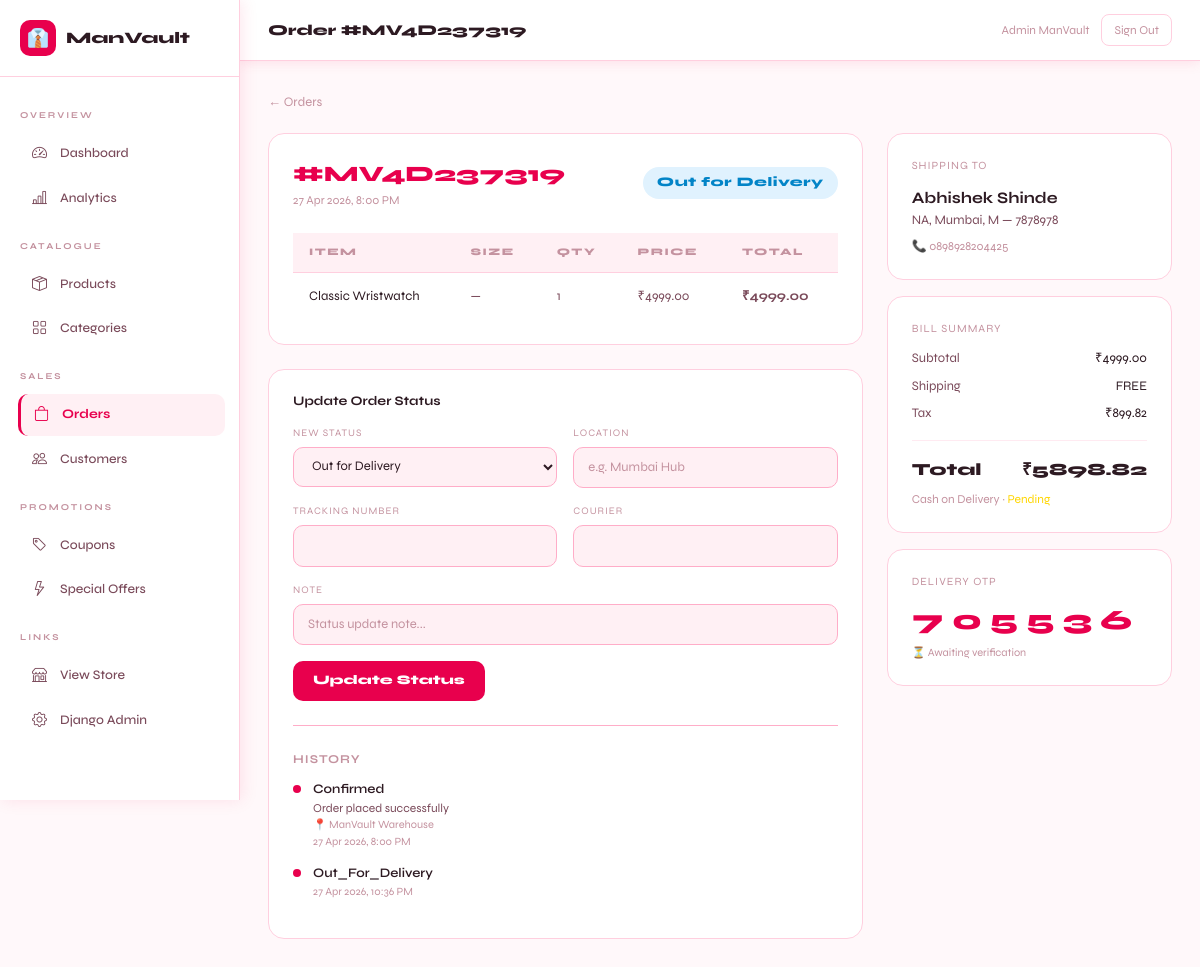
Page /dashboard/orders/MV4D237319/ (signed in) on the committed database.
### orders/models.py (models this page shows, shortened)
class Order(models.Model):
    STATUS_CHOICES = [
        ('pending','Pending'),
        ('confirmed','Confirmed'),
        ('processing','Processing'),
        ('packed','Packed'),
        ('shipped','Shipped'),
        ('out_for_delivery','Out for Delivery'),
        ('delivered','Delivered'),
        ('cancelled','Cancelled'),
        ('return_requested','Return Requested'),
        ('returned','Returned'),
        ('refund_initiated','Refund Initiated'),
        ('refunded','Refunded'),
    ]
    PAYMENT_METHODS = [('cod','Cash on Delivery'),('online','Online Payment'),('wallet','Wallet')]
    PAYMENT_STATUS = [('pending','Pending'),('paid','Paid'),('failed','Failed'),('refunded','Refunded')]
    order_number = models.CharField(max_length=20, unique=True, blank=True)
    user = models.ForeignKey(User, on_delete=models.CASCADE, related_name='orders', null=True, blank=True)
    shipping_name = models.CharField(max_length=100)
    shipping_phone = models.CharField(max_length=15)
    shipping_address = models.TextField()
    shipping_city = models.CharField(max_length=100)
    shipping_state = models.CharField(max_length=100)
    shipping_pincode = models.CharField(max_length=10)
    subtotal = models.DecimalField(max_digits=10, decimal_places=2)
    shipping_charge = models.DecimalField(max_digits=6, decimal_places=2, default=0)
    coupon_discount = models.DecimalField(max_digits=8, decimal_places=2, default=0)
    offer_discount = models.DecimalField(max_digits=8, decimal_places=2, default=0)
    loyalty_discount = models.DecimalField(max_digits=8, decimal_places=2, default=0)
    tax = models.DecimalField(max_digits=8, decimal_places=2, default=0)
    total = models.DecimalField(max_digits=10, decimal_places=2)
    coupon = models.ForeignKey(Coupon, on_delete=models.SET_NULL, null=True, blank=True)
    loyalty_points_used = models.PositiveIntegerField(default=0)
    loyalty_points_earned = models.PositiveIntegerField(default=0)
    payment_method = models.CharField(max_length=20, choices=PAYMENT_METHODS, default='cod')
    payment_status = models.CharField(max_length=20, choices=PAYMENT_STATUS, default='pending')
    payment_id = models.CharField(max_length=100, blank=True)
    status = models.CharField(max_length=25, choices=STATUS_CHOICES, default='pending')
    notes = models.TextField(blank=True)
    tracking_number = models.CharField(max_length=50, blank=True)
    courier_name = models.CharField(max_length=100, blank=True)
    estimated_delivery = models.DateField(null=True, blank=True)
    delivery_otp = models.CharField(max_length=6, blank=True)
    delivery_otp_verified = models.BooleanField(default=False)
    return_reason = models.TextField(blank=True)
    invoice_number = models.CharField(max_length=20, blank=True)
    created_at = models.DateTimeField(auto_now_add=True)
    updated_at = models.DateTimeField(auto_now=True)
    delivered_at = models.DateTimeField(null=True, blank=True)
    class Meta: ordering = ['-created_at']

class OrderItem(models.Model):
    order = models.ForeignKey(Order, on_delete=models.CASCADE, related_name='items')
    product = models.ForeignKey(Product, on_delete=models.SET_NULL, null=True)
    product_name = models.CharField(max_length=200)
    variant = models.ForeignKey(ProductVariant, on_delete=models.SET_NULL, null=True, blank=True)
    size = models.CharField(max_length=20, blank=True)
    color = models.CharField(max_length=50, blank=True)
    quantity = models.PositiveIntegerField()
    price = models.DecimalField(max_digits=10, decimal_places=2)
    discount_applied = models.DecimalField(max_digits=8, decimal_places=2, default=0)
    is_returned = models.BooleanField(default=False)
    return_reason = models.TextField(blank=True)
    @property
    def subtotal(self):
        return (self.price - self.discount_applied) * self.quantity

class OrderStatusLog(models.Model):
    order = models.ForeignKey(Order, on_delete=models.CASCADE, related_name='logs')
    status = models.CharField(max_length=25)
    note = models.TextField(blank=True)
    location = models.CharField(max_length=200, blank=True)
    created_at = models.DateTimeField(auto_now_add=True)
    class Meta: ordering = ['created_at']

### accounts/models.py (models this page shows, shortened)
class User(AbstractUser):
    phone = models.CharField(max_length=15, blank=True)
    avatar = models.ImageField(upload_to='avatars/', blank=True, null=True)
    date_of_birth = models.DateField(blank=True, null=True)
    gender = models.CharField(max_length=10, choices=[('M','Male'),('F','Female'),('O','Other')], blank=True)
    email_verified = models.BooleanField(default=False)
    is_google_account = models.BooleanField(default=False)
    loyalty_points = models.PositiveIntegerField(default=0)

### dashboard/views.py (the view, shortened to what this page needs)
# urls.py: path('orders/<str:order_number>/', views.order_detail, name='order_detail'),
@staff_member_required
def order_detail(request, order_number):
    order = get_object_or_404(Order, order_number=order_number)
    logs = order.logs.all()
    return render(request, 'dashboard/orders/detail.html', {
        'order': order, 'logs': logs, 'statuses': Order.STATUS_CHOICES,
    })

### templates/dashboard/orders/detail.html (shortened to what this page needs)
{% extends 'dashboard/base.html' %}{% block title %}Order #{{ order.order_number }}{% endblock %}{% block page_title %}Order #{{ order.order_number }}{% endblock %}
{% block content %}
<a href="{% url 'dashboard:orders' %}" style="font-size:13px;color:var(--tx3);display:inline-flex;gap:6px;margin-bottom:20px">← Orders</a>
<div class="row g-4">
  <div class="col-lg-8">
    <div class="stat-card p-4 mb-4">
      <div class="d-flex justify-content-between align-items-center mb-4 flex-wrap gap-2">
        <div><div style="font-size:22px;font-weight:800;color:var(--acc)">#{{ order.order_number }}</div><div style="font-size:12px;color:var(--tx3)">{{ order.created_at|date:"d M Y, g:i A" }}</div></div>
        <span class="badge-status s-{{ order.status }}" style="font-size:13px;padding:6px 14px">{{ order.get_status_display }}</span>
      </div>
      <table class="mv-table">
        <thead><tr><th>Item</th><th>Size</th><th>Qty</th><th>Price</th><th>Total</th></tr></thead>
        <tbody>
          {% for item in order.items.all %}
          <tr><td style="color:var(--tx)">{{ item.product_name }}</td><td>{{ item.size|default:"—" }}</td><td>{{ item.quantity }}</td><td>₹{{ item.price }}</td><td style="font-weight:700">₹{{ item.subtotal }}</td></tr>
          {% endfor %}
        </tbody>
      </table>
    </div>
    <div class="stat-card p-4">
      <h6 style="font-size:13px;font-weight:700;margin-bottom:16px">Update Order Status</h6>
      <form method="POST">
        <div class="row g-3">
          <div class="col-md-6"><label style="font-size:10px;color:var(--tx3);letter-spacing:1px;text-transform:uppercase;display:block;margin-bottom:6px">New Status</label>
            <select name="status" class="mv-input">{% for val,lbl in statuses %}<option value="{{ val }}" {% if order.status == val %}selected{% endif %}>{{ lbl }}</option>{% endfor %}</select></div>
          <div class="col-md-6"><label style="font-size:10px;color:var(--tx3);letter-spacing:1px;text-transform:uppercase;display:block;margin-bottom:6px">Location</label><input type="text" name="location" placeholder="e.g. Mumbai Hub" class="mv-input"></div>
          <div class="col-md-6"><label style="font-size:10px;color:var(--tx3);letter-spacing:1px;text-transform:uppercase;display:block;margin-bottom:6px">Tracking Number</label><input type="text" name="tracking_number" value="{{ order.tracking_number }}" class="mv-input"></div>
          <div class="col-md-6"><label style="font-size:10px;color:var(--tx3);letter-spacing:1px;text-transform:uppercase;display:block;margin-bottom:6px">Courier</label><input type="text" name="courier_name" value="{{ order.courier_name }}" class="mv-input"></div>
          <div class="col-12"><label style="font-size:10px;color:var(--tx3);letter-spacing:1px;text-transform:uppercase;display:block;margin-bottom:6px">Note</label><input type="text" name="note" placeholder="Status update note..." class="mv-input"></div>
        </div>
        <button type="submit" class="mv-btn mt-3">Update Status</button>
      </form>
      {% if logs %}
      <div style="margin-top:24px;padding-top:24px;border-top:1px solid var(--brd)">
        <div style="font-size:12px;font-weight:700;color:var(--tx3);margin-bottom:12px;text-transform:uppercase;letter-spacing:1px">History</div>
        {% for log in logs %}
        <div style="display:flex;gap:12px;margin-bottom:14px">
          <div style="width:8px;height:8px;background:var(--acc);border-radius:50%;flex-shrink:0;margin-top:5px"></div>
          <div><div style="font-size:13px;font-weight:600;color:var(--tx)">{{ log.status|title }}</div>{% if log.note %}<div style="font-size:12px;color:var(--tx2)">{{ log.note }}</div>{% endif %}{% if log.location %}<div style="font-size:11px;color:var(--tx3)">📍 {{ log.location }}</div>{% endif %}<div style="font-size:11px;color:var(--tx3)">{{ log.created_at|date:"d M Y, g:i A" }}</div></div>
        </div>{% endfor %}
      </div>
      {% endif %}
    </div>
  </div>
  <div class="col-lg-4">
    <div class="stat-card p-4 mb-3">
      <div style="font-size:11px;color:var(--tx3);letter-spacing:1px;text-transform:uppercase;margin-bottom:12px">Shipping To</div>
      <div style="font-weight:700">{{ order.shipping_name }}</div>
      <div style="font-size:13px;color:var(--tx2);line-height:1.6">{{ order.shipping_address }}, {{ order.shipping_city }}, {{ order.shipping_state }} — {{ order.shipping_pincode }}</div>
      <div style="font-size:12px;color:var(--tx3);margin-top:6px">📞 {{ order.shipping_phone }}</div>
    </div>
    <div class="stat-card p-4 mb-3">
      <div style="font-size:11px;color:var(--tx3);letter-spacing:1px;text-transform:uppercase;margin-bottom:12px">Bill Summary</div>
      <div class="d-flex justify-content-between mb-2" style="font-size:13px"><span style="color:var(--tx2)">Subtotal</span><span>₹{{ order.subtotal }}</span></div>
      <div class="d-flex justify-content-between mb-2" style="font-size:13px"><span style="color:var(--tx2)">Shipping</span><span>{% if order.shipping_charge %}₹{{ order.shipping_charge }}{% else %}FREE{% endif %}</span></div>
      <div class="d-flex justify-content-between mb-2" style="font-size:13px"><span style="color:var(--tx2)">Tax</span><span>₹{{ order.tax }}</span></div>
      <hr style="border-color:var(--brd)">
      <div class="d-flex justify-content-between" style="font-size:17px;font-weight:800"><span>Total</span><span>₹{{ order.total }}</span></div>
      <div style="font-size:12px;color:var(--tx3);margin-top:8px">{{ order.get_payment_method_display }} · <span style="color:{% if order.payment_status == 'paid' %}var(--acc){% else %}#FFD600{% endif %}">{{ order.get_payment_status_display }}</span></div>
    </div>
    {% if order.delivery_otp %}
    <div class="stat-card p-4">
      <div style="font-size:11px;color:var(--tx3);letter-spacing:1px;text-transform:uppercase;margin-bottom:8px">Delivery OTP</div>
      <div style="font-size:28px;font-weight:800;letter-spacing:8px;color:var(--acc)">{{ order.delivery_otp }}</div>
      <div style="font-size:11px;color:var(--tx3);margin-top:4px">{% if order.delivery_otp_verified %}✅ Verified{% else %}⏳ Awaiting verification{% endif %}</div>
    </div>
    {% endif %}
  </div>
</div>
{% endblock %}

### templates/dashboard/base.html (shortened to what this page needs)
<!DOCTYPE html>
<html lang="en">
<head>
<link href="https://cdn.jsdelivr.net/npm/bootstrap@5.3.0/dist/css/bootstrap.min.css" rel="stylesheet"/>
<link href="https://cdn.jsdelivr.net/npm/bootstrap-icons@1.11.0/font/bootstrap-icons.css" rel="stylesheet"/>
</head>
<body>
<div class="sidebar">
  <div class="sidebar-logo">
    <div class="icon">👔</div>
    <span>ManVault</span>
  </div>
  <div style="padding:12px 8px;flex:1">
    <div class="sidebar-section">Overview</div>
    <a href="{% url 'dashboard:home' %}" class="{% if request.resolver_match.url_name == 'home' %}active{% endif %}">
      <i class="bi bi-speedometer2"></i> Dashboard
    </a>
    <a href="{% url 'dashboard:analytics' %}" class="{% if request.resolver_match.url_name == 'analytics' %}active{% endif %}">
      <i class="bi bi-bar-chart-line"></i> Analytics
    </a>
    <div class="sidebar-section">Catalogue</div>
    <a href="{% url 'dashboard:products' %}" class="{% if 'product' in request.resolver_match.url_name %}active{% endif %}">
      <i class="bi bi-box-seam"></i> Products
    </a>
    <a href="{% url 'dashboard:categories' %}" class="{% if 'categor' in request.resolver_match.url_name %}active{% endif %}">
      <i class="bi bi-grid"></i> Categories
    </a>
    <div class="sidebar-section">Sales</div>
    <a href="{% url 'dashboard:orders' %}" class="{% if 'order' in request.resolver_match.url_name %}active{% endif %}">
      <i class="bi bi-bag"></i> Orders
    </a>
    <a href="{% url 'dashboard:customers' %}" class="{% if 'customer' in request.resolver_match.url_name %}active{% endif %}">
      <i class="bi bi-people"></i> Customers
    </a>
    <div class="sidebar-section">Promotions</div>
    <a href="{% url 'dashboard:coupons' %}" class="{% if 'coupon' in request.resolver_match.url_name %}active{% endif %}">
      <i class="bi bi-tag"></i> Coupons
    </a>
    <a href="{% url 'dashboard:offers' %}" class="{% if 'offer' in request.resolver_match.url_name %}active{% endif %}">
      <i class="bi bi-lightning"></i> Special Offers
    </a>
    <div class="sidebar-section">Links</div>
    <a href="{% url 'store:home' %}" target="_blank"><i class="bi bi-shop"></i> View Store</a>
    <a href="/admin/"><i class="bi bi-gear"></i> Django Admin</a>
  </div>
</div>
<div class="main">
  <div class="top-bar">
    <div class="top-bar-title">{% block page_title %}Dashboard{% endblock %}</div>
    <div style="display:flex;align-items:center;gap:12px">
      <div style="font-size:12px;color:var(--tx3)">{{ request.user.get_full_name|default:request.user.username }}</div>
      <a href="{% url 'accounts:logout' %}"
         style="font-size:12px;color:var(--tx3);border:1.5px solid var(--brd2);
                border-radius:8px;padding:6px 12px;transition:all .2s"
         onmouseover="this.style.borderColor='var(--acc)';this.style.color='var(--acc)'"
         onmouseout="this.style.borderColor='var(--brd2)';this.style.color='var(--tx3)'">
        Sign Out
      </a>
    </div>
  </div>
  <div class="content">
    {% block content %}{% endblock %}
  </div>
</div>
</body>
</html>

### rows in the picture
Order: order_number "MV4D237319", created_at "27 Apr 2026, 8:00 PM", status "Out for Delivery", shipping_name "Abhishek Shinde", shipping_address "NA", shipping_city "Mumbai", shipping_state "M", shipping_pincode "7878978", shipping_phone "0898928204425", subtotal "4999.00", tax "899.82", total "5898.82", payment_method "Cash on Delivery", payment_status "Pending", delivery_otp "705536"
User: user.get_full_name "Admin ManVault"
OrderItem: product_name "Classic Wristwatch", size "—", quantity "1", price "4999.00", subtotal "4999.00"
OrderStatusLog: status "Confirmed", note "Order placed successfully", location "ManVault Warehouse", created_at "27 Apr 2026, 8:00 PM"
OrderStatusLog: status "Out_For_Delivery", created_at "27 Apr 2026, 10:36 PM"
